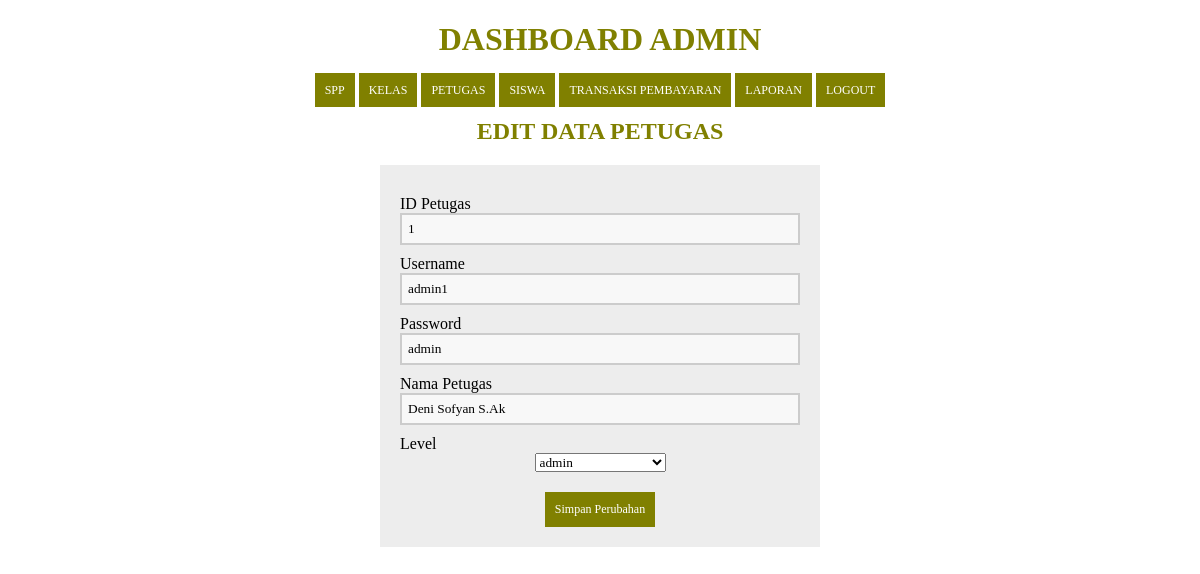
The app's page /edit_petugas.php?id=1 (signed in) with its own data.
### tables this page shows
CREATE TABLE `petugas` (
  `id_petugas` int(11) NOT NULL,
  `username` varchar(25) NOT NULL,
  `password` varchar(32) NOT NULL,
  `nama_petugas` varchar(35) NOT NULL,
  `level` enum('admin','petugas','siswa') NOT NULL
);

### edit_petugas.php (the view, shortened to what this page needs)
<?php
include 'koneksi.php';
  if (isset($_GET['id'])) {
    $id = ($_GET["id"]);
    $query = "SELECT * FROM petugas WHERE id_petugas='$id'";
    $result = mysqli_query($koneksi, $query);
    $data = mysqli_fetch_assoc($result);
  } else {
    echo "<script>alert('Masukkan data id.');window.location='petugas.php';</script>";
  }
  ?>
<!DOCTYPE html>
<html>
  <head>
  </head>
<body>
  <?php
  include ('header.php');
?>
      <center>
        <h2>Edit Data Petugas</h2>
      <center>
      <form method="POST" action="proses_editpetugas.php" enctype="multipart/form-data" >
      <section class="base">
          <div>
          <label>ID Petugas</label>
         <input type="text" name="id_petugas" value="<?php echo $data['id_petugas']; ?>" required=""/>
        </div>
        <div>
          <label>Username</label>
         <input type="text" name="username" value="<?php echo $data['username']; ?>" required=""/>
        </div>
         <div>
          <label>Password</label>
         <input type="text" name="password" value="<?php echo $data['password']; ?>" required=""/>
        </div>
         <div>
          <label>Nama Petugas</label>
         <input type="text" name="nama_petugas" value="<?php echo $data['nama_petugas']; ?>" required=""/>
        </div>
        <div>
         <label>Level</label>
          <select name="level">
            <?php
                $levelygdipilih=$data['level'];
                $query = "SELECT * FROM petugas ORDER BY level ASC";
                $result = mysqli_query($koneksi, $query);
                while($row = mysqli_fetch_assoc($result))
                {
                ?>
           <option value="<?php echo $row['level']; ?>" <?php if($row['level']=="$levelygdipilih"){?> selected="selected" <?php } ?>><?php echo $row['level']; ?></option>
           <?php
                }
                ?>
           </select>
      </div>
        <div>
         <button type="submit">Simpan Perubahan</button>
        </div>
        </section>
      </form>
</body>
</html>

### edit_petugas.php (style rules this page uses)
* { font-family: "Trebuchet MS"; }
h2 { text-transform: uppercase; color: olive; }
button { background-color: olive; color: #fff; padding: 10px; text-decoration: none; font-size: 12px; border: 0px; margin-top: 20px; }
label { margin-top: 10px; float: left; text-align: left; width: 100%; }
input { padding: 6px; width: 100%; box-sizing: border-box; background: #f8f8f8; border: 2px solid #ccc; outline-color: grey; }
div { width: 100%; height: auto; }
.base { width: 400px; height: auto; padding: 20px; margin-left: auto; margin-right: auto; background: #ededed; }

### header.php (style rules this page uses)
* { font-family: "fantasy"; }

### records on screen
petugas: id_petugas "1", username "admin1", password "admin", nama_petugas "Deni Sofyan S.Ak"

### other values on screen
form field level "admin"
